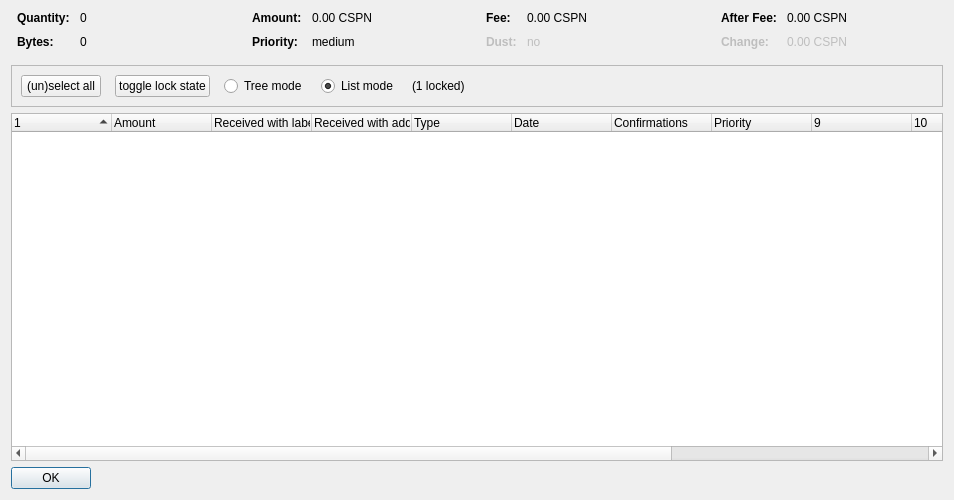
<?xml version="1.0" encoding="UTF-8"?>
<ui version="4.0">
 <class>CoinControlDialog</class>
 <widget class="QDialog" name="CoinControlDialog">
  <property name="geometry">
   <rect>
    <x>0</x>
    <y>0</y>
    <width>954</width>
    <height>500</height>
   </rect>
  </property>
  <property name="windowTitle">
   <string>Coin Selection</string>
  </property>
  <layout class="QVBoxLayout" name="verticalLayout">
   <item>
    <layout class="QHBoxLayout" name="horizontalLayoutTop" stretch="0,0,0,0">
     <property name="topMargin">
      <number>0</number>
     </property>
     <property name="bottomMargin">
      <number>10</number>
     </property>
     <item>
      <layout class="QFormLayout" name="formLayoutCoinControl1">
       <property name="horizontalSpacing">
        <number>10</number>
       </property>
       <property name="verticalSpacing">
        <number>10</number>
       </property>
       <property name="leftMargin">
        <number>6</number>
       </property>
       <property name="rightMargin">
        <number>6</number>
       </property>
       <item row="0" column="0">
        <widget class="QLabel" name="labelCoinControlQuantityText">
         <property name="font">
          <font>
           <weight>75</weight>
           <bold>true</bold>
          </font>
         </property>
         <property name="text">
          <string>Quantity:</string>
         </property>
        </widget>
       </item>
       <item row="0" column="1">
        <widget class="QLabel" name="labelCoinControlQuantity">
         <property name="cursor">
          <cursorShape>IBeamCursor</cursorShape>
         </property>
         <property name="contextMenuPolicy">
          <enum>Qt::ActionsContextMenu</enum>
         </property>
         <property name="text">
          <string notr="true">0</string>
         </property>
         <property name="textInteractionFlags">
          <set>Qt::LinksAccessibleByMouse|Qt::TextSelectableByKeyboard|Qt::TextSelectableByMouse</set>
         </property>
        </widget>
       </item>
       <item row="1" column="0">
        <widget class="QLabel" name="labelCoinControlBytesText">
         <property name="font">
          <font>
           <weight>75</weight>
           <bold>true</bold>
          </font>
         </property>
         <property name="text">
          <string>Bytes:</string>
         </property>
        </widget>
       </item>
       <item row="1" column="1">
        <widget class="QLabel" name="labelCoinControlBytes">
         <property name="cursor">
          <cursorShape>IBeamCursor</cursorShape>
         </property>
         <property name="contextMenuPolicy">
          <enum>Qt::ActionsContextMenu</enum>
         </property>
         <property name="text">
          <string notr="true">0</string>
         </property>
         <property name="textInteractionFlags">
          <set>Qt::LinksAccessibleByMouse|Qt::TextSelectableByKeyboard|Qt::TextSelectableByMouse</set>
         </property>
        </widget>
       </item>
      </layout>
     </item>
     <item>
      <layout class="QFormLayout" name="formLayoutCoinControl2">
       <property name="horizontalSpacing">
        <number>10</number>
       </property>
       <property name="verticalSpacing">
        <number>10</number>
       </property>
       <property name="leftMargin">
        <number>6</number>
       </property>
       <property name="rightMargin">
        <number>6</number>
       </property>
       <item row="0" column="0">
        <widget class="QLabel" name="labelCoinControlAmountText">
         <property name="font">
          <font>
           <weight>75</weight>
           <bold>true</bold>
          </font>
         </property>
         <property name="text">
          <string>Amount:</string>
         </property>
        </widget>
       </item>
       <item row="0" column="1">
        <widget class="QLabel" name="labelCoinControlAmount">
         <property name="cursor">
          <cursorShape>IBeamCursor</cursorShape>
         </property>
         <property name="contextMenuPolicy">
          <enum>Qt::ActionsContextMenu</enum>
         </property>
         <property name="text">
          <string notr="true">0.00 CSPN</string>
         </property>
         <property name="textInteractionFlags">
          <set>Qt::LinksAccessibleByMouse|Qt::TextSelectableByKeyboard|Qt::TextSelectableByMouse</set>
         </property>
        </widget>
       </item>
       <item row="1" column="0">
        <widget class="QLabel" name="labelCoinControlPriorityText">
         <property name="font">
          <font>
           <weight>75</weight>
           <bold>true</bold>
          </font>
         </property>
         <property name="text">
          <string>Priority:</string>
         </property>
        </widget>
       </item>
       <item row="1" column="1">
        <widget class="QLabel" name="labelCoinControlPriority">
         <property name="cursor">
          <cursorShape>IBeamCursor</cursorShape>
         </property>
         <property name="contextMenuPolicy">
          <enum>Qt::ActionsContextMenu</enum>
         </property>
         <property name="text">
          <string>medium</string>
         </property>
         <property name="textInteractionFlags">
          <set>Qt::LinksAccessibleByMouse|Qt::TextSelectableByKeyboard|Qt::TextSelectableByMouse</set>
         </property>
        </widget>
       </item>
      </layout>
     </item>
     <item>
      <layout class="QFormLayout" name="formLayoutCoinControl3">
       <property name="horizontalSpacing">
        <number>10</number>
       </property>
       <property name="verticalSpacing">
        <number>10</number>
       </property>
       <property name="leftMargin">
        <number>6</number>
       </property>
       <property name="rightMargin">
        <number>6</number>
       </property>
       <item row="0" column="0">
        <widget class="QLabel" name="labelCoinControlFeeText">
         <property name="font">
          <font>
           <weight>75</weight>
           <bold>true</bold>
          </font>
         </property>
         <property name="text">
          <string>Fee:</string>
         </property>
        </widget>
       </item>
       <item row="0" column="1">
        <widget class="QLabel" name="labelCoinControlFee">
         <property name="cursor">
          <cursorShape>IBeamCursor</cursorShape>
         </property>
         <property name="contextMenuPolicy">
          <enum>Qt::ActionsContextMenu</enum>
         </property>
         <property name="text">
          <string notr="true">0.00 CSPN</string>
         </property>
         <property name="textInteractionFlags">
          <set>Qt::LinksAccessibleByMouse|Qt::TextSelectableByKeyboard|Qt::TextSelectableByMouse</set>
         </property>
        </widget>
       </item>
       <item row="1" column="0">
        <widget class="QLabel" name="labelCoinControlLowOutputText">
         <property name="enabled">
          <bool>false</bool>
         </property>
         <property name="font">
          <font>
           <weight>75</weight>
           <bold>true</bold>
          </font>
         </property>
         <property name="text">
          <string>Dust:</string>
         </property>
        </widget>
       </item>
       <item row="1" column="1">
        <widget class="QLabel" name="labelCoinControlLowOutput">
         <property name="enabled">
          <bool>false</bool>
         </property>
         <property name="cursor">
          <cursorShape>IBeamCursor</cursorShape>
         </property>
         <property name="contextMenuPolicy">
          <enum>Qt::ActionsContextMenu</enum>
         </property>
         <property name="text">
          <string>no</string>
         </property>
         <property name="textInteractionFlags">
          <set>Qt::LinksAccessibleByMouse|Qt::TextSelectableByKeyboard|Qt::TextSelectableByMouse</set>
         </property>
        </widget>
       </item>
      </layout>
     </item>
     <item>
      <layout class="QFormLayout" name="formLayoutCoinControl4">
       <property name="horizontalSpacing">
        <number>10</number>
       </property>
       <property name="verticalSpacing">
        <number>10</number>
       </property>
       <property name="leftMargin">
        <number>6</number>
       </property>
       <property name="rightMargin">
        <number>6</number>
       </property>
       <item row="0" column="0">
        <widget class="QLabel" name="labelCoinControlAfterFeeText">
         <property name="font">
          <font>
           <weight>75</weight>
           <bold>true</bold>
          </font>
         </property>
         <property name="text">
          <string>After Fee:</string>
         </property>
        </widget>
       </item>
       <item row="0" column="1">
        <widget class="QLabel" name="labelCoinControlAfterFee">
         <property name="cursor">
          <cursorShape>IBeamCursor</cursorShape>
         </property>
         <property name="contextMenuPolicy">
          <enum>Qt::ActionsContextMenu</enum>
         </property>
         <property name="text">
          <string notr="true">0.00 CSPN</string>
         </property>
         <property name="textInteractionFlags">
          <set>Qt::LinksAccessibleByMouse|Qt::TextSelectableByKeyboard|Qt::TextSelectableByMouse</set>
         </property>
        </widget>
       </item>
       <item row="1" column="0">
        <widget class="QLabel" name="labelCoinControlChangeText">
         <property name="enabled">
          <bool>false</bool>
         </property>
         <property name="font">
          <font>
           <weight>75</weight>
           <bold>true</bold>
          </font>
         </property>
         <property name="text">
          <string>Change:</string>
         </property>
        </widget>
       </item>
       <item row="1" column="1">
        <widget class="QLabel" name="labelCoinControlChange">
         <property name="enabled">
          <bool>false</bool>
         </property>
         <property name="cursor">
          <cursorShape>IBeamCursor</cursorShape>
         </property>
         <property name="contextMenuPolicy">
          <enum>Qt::ActionsContextMenu</enum>
         </property>
         <property name="text">
          <string notr="true">0.00 CSPN</string>
         </property>
         <property name="textInteractionFlags">
          <set>Qt::LinksAccessibleByMouse|Qt::TextSelectableByKeyboard|Qt::TextSelectableByMouse</set>
         </property>
        </widget>
       </item>
      </layout>
     </item>
    </layout>
   </item>
   <item>
    <widget class="QFrame" name="frame">
     <property name="minimumSize">
      <size>
       <width>0</width>
       <height>40</height>
      </size>
     </property>
     <property name="frameShape">
      <enum>QFrame::StyledPanel</enum>
     </property>
     <property name="frameShadow">
      <enum>QFrame::Sunken</enum>
     </property>
     <layout class="QHBoxLayout" name="horizontalLayout">
      <item>
       <layout class="QHBoxLayout" name="horizontalLayoutPanel" stretch="0,0,0,0,0,0">
        <property name="spacing">
         <number>14</number>
        </property>
        <item>
         <widget class="QPushButton" name="pushButtonSelectAll">
          <property name="sizePolicy">
           <sizepolicy hsizetype="Maximum" vsizetype="Fixed">
            <horstretch>0</horstretch>
            <verstretch>0</verstretch>
           </sizepolicy>
          </property>
          <property name="text">
           <string>(un)select all</string>
          </property>
          <property name="autoDefault">
           <bool>false</bool>
          </property>
         </widget>
        </item>
        <item>
         <widget class="QPushButton" name="pushButtonToggleLock">
          <property name="sizePolicy">
           <sizepolicy hsizetype="Maximum" vsizetype="Fixed">
            <horstretch>0</horstretch>
            <verstretch>0</verstretch>
           </sizepolicy>
          </property>
          <property name="text">
           <string>toggle lock state</string>
          </property>
          <property name="autoDefault">
           <bool>false</bool>
          </property>
         </widget>
        </item>
        <item>
         <widget class="QRadioButton" name="radioTreeMode">
          <property name="sizePolicy">
           <sizepolicy hsizetype="Maximum" vsizetype="Fixed">
            <horstretch>0</horstretch>
            <verstretch>0</verstretch>
           </sizepolicy>
          </property>
          <property name="text">
           <string>Tree mode</string>
          </property>
         </widget>
        </item>
        <item>
         <widget class="QRadioButton" name="radioListMode">
          <property name="sizePolicy">
           <sizepolicy hsizetype="Maximum" vsizetype="Fixed">
            <horstretch>0</horstretch>
            <verstretch>0</verstretch>
           </sizepolicy>
          </property>
          <property name="text">
           <string>List mode</string>
          </property>
          <property name="checked">
           <bool>true</bool>
          </property>
         </widget>
        </item>
        <item>
         <widget class="QLabel" name="labelLocked">
          <property name="text">
           <string>(1 locked)</string>
          </property>
         </widget>
        </item>
        <item>
         <spacer name="horizontalSpacer">
          <property name="orientation">
           <enum>Qt::Horizontal</enum>
          </property>
          <property name="sizeHint" stdset="0">
           <size>
            <width>40</width>
            <height>20</height>
           </size>
          </property>
         </spacer>
        </item>
       </layout>
      </item>
     </layout>
    </widget>
   </item>
   <item>
    <widget class="CoinControlTreeWidget" name="treeWidget">
     <property name="contextMenuPolicy">
      <enum>Qt::CustomContextMenu</enum>
     </property>
     <property name="sortingEnabled">
      <bool>false</bool>
     </property>
     <property name="columnCount">
      <number>13</number>
     </property>
     <attribute name="headerShowSortIndicator" stdset="0">
      <bool>true</bool>
     </attribute>
     <attribute name="headerStretchLastSection">
      <bool>false</bool>
     </attribute>
     <column>
      <property name="text">
       <string/>
      </property>
     </column>
     <column>
      <property name="text">
       <string>Amount</string>
      </property>
     </column>
     <column>
      <property name="text">
       <string>Received with label</string>
      </property>
     </column>
     <column>
      <property name="text">
       <string>Received with address</string>
      </property>
     </column>
     <column>
      <property name="text">
	<string>Type</string>
      </property>
     </column>
     <column>
      <property name="text">	 
       <string>Date</string>
      </property>
     </column>
     <column>
      <property name="text">
       <string>Confirmations</string>
      </property>
      <property name="toolTip">
       <string>Confirmed</string>
      </property>
     </column>
     <column>
      <property name="text">
       <string>Priority</string>
      </property>
     </column>
     <column>
      <property name="text">
       <string/>
      </property>
     </column>
     <column>
      <property name="text">
       <string/>
      </property>
     </column>
     <column>
      <property name="text">
       <string/>
      </property>
     </column>
     <column>
      <property name="text">
       <string/>
      </property>
     </column>
     <column>
      <property name="text">
       <string/>
      </property>
     </column>
    </widget>
   </item>
   <item>
    <widget class="QDialogButtonBox" name="buttonBox">
     <property name="sizePolicy">
      <sizepolicy hsizetype="Maximum" vsizetype="Fixed">
       <horstretch>0</horstretch>
       <verstretch>0</verstretch>
      </sizepolicy>
     </property>
     <property name="orientation">
      <enum>Qt::Horizontal</enum>
     </property>
     <property name="standardButtons">
      <set>QDialogButtonBox::Ok</set>
     </property>
    </widget>
   </item>
  </layout>
 </widget>
 <customwidgets>
  <customwidget>
   <class>CoinControlTreeWidget</class>
   <extends>QTreeWidget</extends>
   <header>coincontroltreewidget.h</header>
  </customwidget>
 </customwidgets>
 <resources/>
 <connections/>
</ui>
